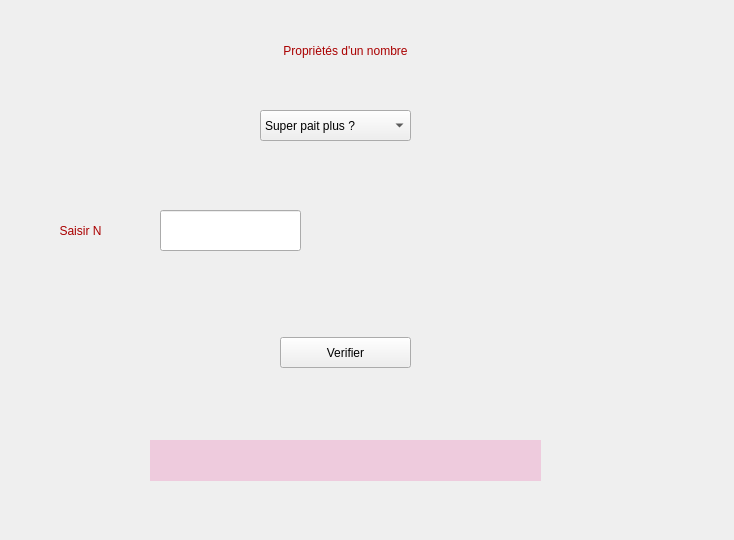
<?xml version="1.0" encoding="UTF-8"?>
<ui version="4.0">
 <class>Form</class>
 <widget class="QWidget" name="Form">
  <property name="geometry">
   <rect>
    <x>0</x>
    <y>0</y>
    <width>734</width>
    <height>540</height>
   </rect>
  </property>
  <property name="windowTitle">
   <string>Form</string>
  </property>
  <widget class="QLabel" name="label">
   <property name="geometry">
    <rect>
     <x>210</x>
     <y>30</y>
     <width>271</width>
     <height>41</height>
    </rect>
   </property>
   <property name="styleSheet">
    <string notr="true">font: 75 15pt &quot;MS Shell Dlg 2&quot;;
color: rgb(170, 0, 0);</string>
   </property>
   <property name="text">
    <string>Propriètés d'un nombre</string>
   </property>
   <property name="alignment">
    <set>Qt::AlignCenter</set>
   </property>
  </widget>
  <widget class="QComboBox" name="comboBox">
   <property name="geometry">
    <rect>
     <x>260</x>
     <y>110</y>
     <width>151</width>
     <height>31</height>
    </rect>
   </property>
   <item>
    <property name="text">
     <string>Super pait plus ?</string>
    </property>
   </item>
   <item>
    <property name="text">
     <string>Parfait ?</string>
    </property>
   </item>
   <item>
    <property name="text">
     <string>Premier ?</string>
    </property>
   </item>
  </widget>
  <widget class="QLabel" name="label_2">
   <property name="geometry">
    <rect>
     <x>20</x>
     <y>210</y>
     <width>121</width>
     <height>41</height>
    </rect>
   </property>
   <property name="styleSheet">
    <string notr="true">font: 75 12pt &quot;MS Shell Dlg 2&quot;;
color: rgb(170, 0, 0);</string>
   </property>
   <property name="text">
    <string>Saisir N</string>
   </property>
   <property name="alignment">
    <set>Qt::AlignCenter</set>
   </property>
  </widget>
  <widget class="QLineEdit" name="dataInput">
   <property name="geometry">
    <rect>
     <x>160</x>
     <y>210</y>
     <width>141</width>
     <height>41</height>
    </rect>
   </property>
   <property name="styleSheet">
    <string notr="true">font: 75 12pt &quot;MS Shell Dlg 2&quot;;</string>
   </property>
  </widget>
  <widget class="QPushButton" name="pushButton">
   <property name="geometry">
    <rect>
     <x>280</x>
     <y>337</y>
     <width>131</width>
     <height>31</height>
    </rect>
   </property>
   <property name="styleSheet">
    <string notr="true">font: 75 12pt &quot;MS Shell Dlg 2&quot;;</string>
   </property>
   <property name="text">
    <string>Verifier</string>
   </property>
  </widget>
  <widget class="QLabel" name="resultat">
   <property name="geometry">
    <rect>
     <x>150</x>
     <y>440</y>
     <width>391</width>
     <height>41</height>
    </rect>
   </property>
   <property name="styleSheet">
    <string notr="true">font: 75 15pt &quot;MS Shell Dlg 2&quot;;
background-color: rgb(238, 203, 221);
color: rgb(170, 0, 0);</string>
   </property>
   <property name="text">
    <string/>
   </property>
   <property name="alignment">
    <set>Qt::AlignCenter</set>
   </property>
  </widget>
 </widget>
 <resources/>
 <connections/>
</ui>
